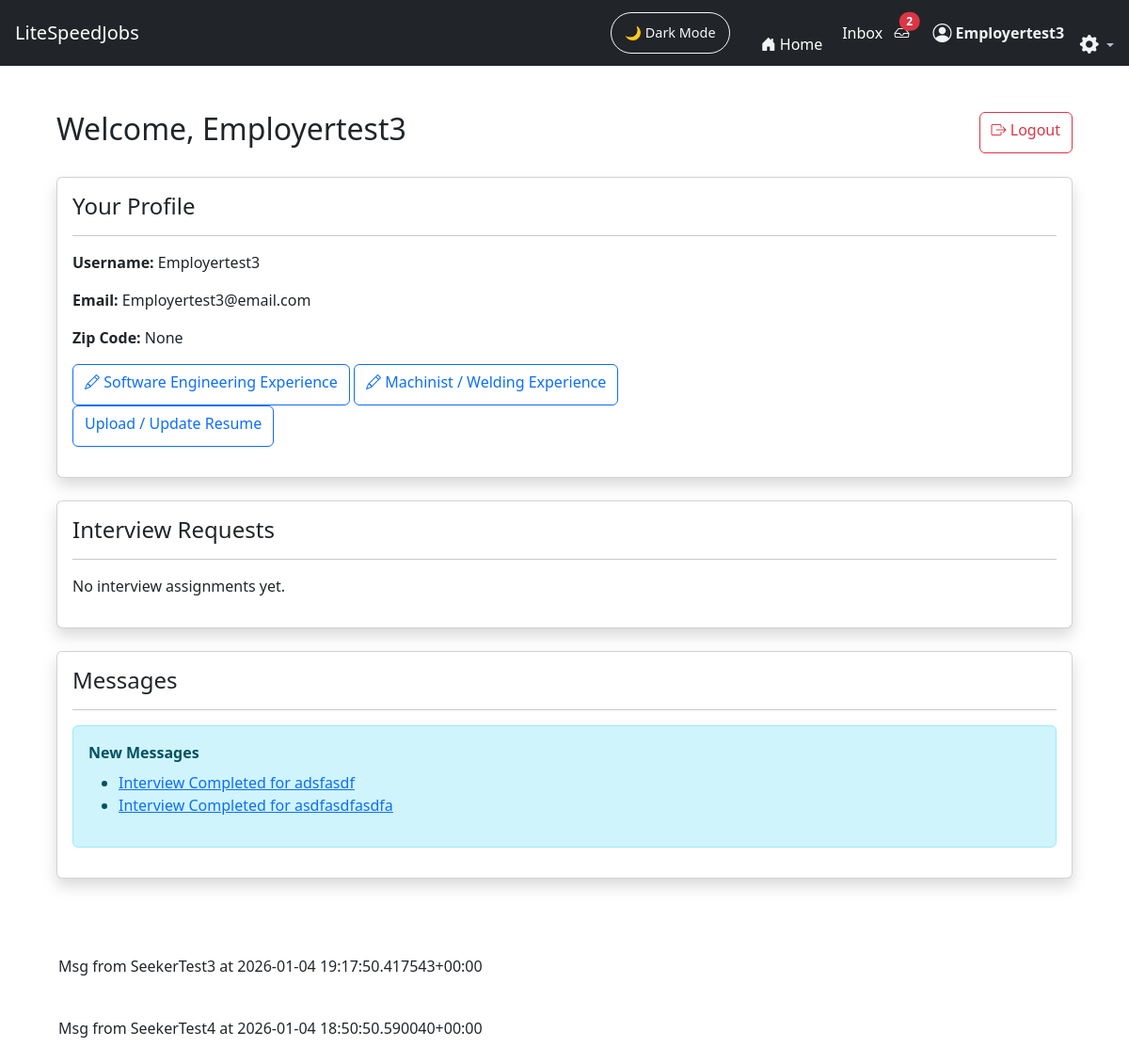
The app's page /JobFinder_app/seeker_dashboard/ (signed in) with its own data.
### JobFinder_app/models.py (models this page shows, shortened)
class Profile(models.Model):
    ROLE_CHOICES = (
        ("seeker", "Job Seeker"),
        ("employer", "Employer"),
    )
    user = models.OneToOneField(
        User,
        on_delete=models.CASCADE,
        related_name="profile"
    )
    role = models.CharField(
        max_length=20,
        choices=ROLE_CHOICES,
        blank=True
    )
    zip_code = models.CharField(
        max_length=10,
        blank=True,
        null=True,
        help_text="Used for job matching"
    )

class Message(models.Model):
    sender = models.ForeignKey(
        User, on_delete=models.CASCADE, related_name="sent_messages"
    )
    receiver = models.ForeignKey(
        User, on_delete=models.CASCADE, related_name="received_messages"
    )
    conversation = models.ForeignKey("Conversation", on_delete=models.CASCADE, related_name="messages", null=True, blank=True)
    subject = models.CharField(max_length=255)
    body = models.TextField(blank=True, default="The body was not filled in.")
    attachement = models.FileField(upload_to="messages_attachments/", null=True, blank=True)
    job = models.ForeignKey(Job, on_delete=models.CASCADE, null=True, blank=True)
    created_at = models.DateTimeField(auto_now_add=True)
    is_read = models.BooleanField(default=False)
    def __str__(self):
        return f"Msg from {self.sender} at {self.created_at}"

### JobFinder_app/views.py (the view)
# urls.py: path("seeker_dashboard/", views.seeker_dashboard, name="seeker_dashboard"),
def seeker_dashboard(request):
    profile = Profile.objects.filter(
        zip_code=request.user
    )
    assignments = InterviewAssignment.objects.filter(
        seeker=request.user
    ).order_by("-assigned_at")
    messages = Message.objects.filter(
        receiver=request.user,
        is_read=False
    ).order_by("-created_at")
    return render(request, "JobFinder_app/seeker_dashboard.html", {
        "assignments": assignments,
        "messages": messages,
        "profile": profile,
    })

### JobFinder_app/context_processors.py (called while the page is built)
def unread_message_count(request):
    if request.user.is_authenticated:
        return {
            "unread_count": Message.objects.filter(
                receiver=request.user,
                is_read=False
            ).count()
        }
    return {}

### JobFinder_app/templates/JobFinder_app/seeker_dashboard.html (shortened to what this page needs)
{% extends "JobFinder_app/base.html" %}
{% block content %}
<div class="container mt-4">
    <div class="d-flex justify-content-between align-items-center mb-4">
        <h2>Welcome, {{ request.user.username }}</h2>
        <a href="{% url 'logout' %}" class="btn btn-outline-danger">
            <i class="bi bi-box-arrow-right"></i> Logout
        </a>
    </div>
    <div class="card shadow mb-4">
        <div class="card-body">
            <h4>Your Profile</h4>
            <hr>
            <p><strong>Username:</strong> {{ request.user.username }}</p>
            <p><strong>Email:</strong> {{ request.user.email }}</p>
            <p><strong>Zip Code:</strong> {{ request.user.profile.zip_code }}</p>
            <a href="{% url 'seeker_form1' %}" class="btn btn-outline-primary">
                <i class="bi bi-pencil"></i> Software Engineering Experience
            </a>
            <a href="{% url 'machinist_experience' %}" class="btn btn-outline-primary">
               <i class="bi bi-pencil"></i> Machinist / Welding Experience
            </a>
            <p><a href="{% url 'upload_resume' %}" class="btn btn-outline-primary">
                    Upload / Update Resume
                </a>
            </p>
        </div>
    </div>
    <div class="card shadow mb-4">
        <div class="card-body">
            <h4>Interview Requests</h4>
            <hr>
            {% if assignments %}
                <ul class="list-group">
                    {% for a in assignments %}
                        <li class="list-group-item d-flex justify-content-between align-items-center">
                            <div>
                                <strong>{{ a.job.title }}</strong><br>
                                <small class="dark-muted">
                                    {{ a.assigned_at }} • From {{ a.employer.username }}
                                </small>
                            </div>
                            {% if a.completed %}
                                <span class="badge bg-success">Completed</span>
                            {% else %}
                                <a href="{% url 'answer_interview' a.id %}"
                                   class="btn btn-sm btn-outline-primary">
                                    Answer Interview
                                </a>
                            {% endif %}
                        </li>
                    {% endfor %}
                </ul>
            {% else %}
                <p class="dark-muted">No interview assignments yet.</p>
            {% endif %}
        </div>
    </div>
    <div class="card shadow mb-4">
        <div class="card-body">
            <h4>Messages</h4>
            <hr>
            {% if messages %}
                <div class="alert alert-info">
                    <strong>New Messages</strong>
                    <ul class="mt-2">
                        {% for msg in messages %}
                            <li>
                                <a href="{% url 'inbox_pro' %}?c={{ msg.conversation.id }}">
                                    {{ msg.subject }}
                                </a>
                            </li>
                        {% endfor %}
                    </ul>
                </div>
            {% endif %}
        </div>
    </div>
</div>
{% endblock %}

### JobFinder_app/templates/JobFinder_app/base.html (shortened to what this page needs)
<!DOCTYPE html>
<html lang="en" data-theme="light">
<head>
    <link href="https://cdn.jsdelivr.net/npm/bootstrap@5.3.2/dist/css/bootstrap.min.css" rel="stylesheet">
    <link href="https://cdn.jsdelivr.net/npm/bootstrap-icons@1.11.1/font/bootstrap-icons.css" rel="stylesheet">
</head>
<body>
{% load message_tags %}
<nav class="navbar navbar-expand-lg navbar-dark bg-dark px-3">
    <a class="navbar-brand" href="/">LiteSpeedJobs</a>
    <div class="ms-auto d-flex align-items-center">
        <button id="darkModeToggle" class="btn btn-outline-light ms-3">
            🌙 Dark Mode
        </button>&nbsp;&nbsp;&nbsp;&nbsp;&nbsp;&nbsp;&nbsp;&nbsp;
        <li class="nav-item">
            <a class="nav-link d-flex align-items-center home-link"
            href="{% url 'landing' %}">
                <i class="bi bi-house-door-fill me-1 nav-icon"></i>
                <span class="d-none d-md-inline">Home</span>&nbsp;&nbsp;&nbsp;&nbsp;&nbsp;
            </a>
        </li>
        {% if user.is_authenticated %}
        <a href="{% url 'inbox_pro' %}" class="nav-link d-flex align-items-center home-link">Inbox</a>&nbsp;&nbsp;&nbsp;
        <a href="{% url 'inbox_pro' %}" class="nav-link position-relative">
            <i class="bi bi-inbox"></i>
            {% if unread_count and unread_count > 0 %}
                <span id="unreadBadge"
                    class="position-absolute top-0 start-100 translate-middle badge rounded-pill bg-danger">
                    {{ unread_count }}
                </span>
            {% endif %}
        </a>
        {% else %}
        <li class="nav-item">
            <a href="{% url 'login' %}" class="nav-link">
                <i class="bi bi-inbox"></i>
            </a>
        </li>
        {% endif %}&nbsp;&nbsp;&nbsp;&nbsp;&nbsp;&nbsp;
        {% if request.user.is_authenticated %}
            <a href="{% url 'role_redirect' %}"
                class="nav-link d-flex align-items-center gap-1 user-link">
                <i class="bi bi-person-circle nav-icon fs-5"></i>
             <span class="d-none d-md-inline">
                 <strong>{{ request.user.username }}</strong>&nbsp;&nbsp;&nbsp;&nbsp;
            </span>
        {% endif %}
        {% if user.is_authenticated %}
        <li class="nav-item dropdown ">
            <a class="nav-link dropdown-toggle p-0 account_dropdown"
            style="color:var(--ls-dark-muted)"
            href="#"
            id="settingsDropdown"
            role="button"
            data-bs-toggle="dropdown"
            aria-expanded="false"
            data-bs-placement="bottom"
            title="Account settings">
                <i class="bi bi-gear-fill fs-5 text-white"></i>
            </a>
        </li>
        {% endif %}
    </div>
</nav>
<div class="container py-4">
    {% block content %}{% endblock %}
</div>
{% if messages %}
<div class="container mt-3">
    {% for message in messages %}
        <div class="alert alert-{{ message.tags }} mb-2">
            {{ message }}
        </div>
    {% endfor %}
</div>
{% endif %}
</body>
</html>

### JobFinder_app/templates/JobFinder_app/base.html (style rules this page uses)
.btn { min-height: 44px; }
.container, .container-fluid { padding-left: 15px; padding-right: 15px; }
:root { --ls-bg: #ffffff; --ls-bg-card: #f7f9fc; --ls-text: #141414; --ls-text-muted: #555; --ls-border: #e4e7ec; --ls-icon-color: #f1f3f5; --chat-bg: #fffffff5; --chat-panel-bg: #f8f9fa; --chat-border: #dee2e6; --chat-text: #212529; --chat-muted: #6c757d; --bubble-sent-bg: #0d6efd; --bubble-sent-text: #ffffff; --bubble-received-bg: #e9ecef; --bubble-received-text: #212529; --account-settings: #9de3f4; --ls-primary: #4dabf7; --ls-dark-bg: #0e1116; --ls-dark-bg-card: #1a1d24; --ls-dark-border: #2b2e36; --ls-dark-text: #f1f3f7; --ls-dark-muted: #b7bcc7; }
body { transition: background 0.3s ease, color 0.3s ease; }
.navbar { transition: background 0.3s ease; }
.card { transition: background 0.3s ease, border 0.3s ease; }
.btn { transition: background 0.25s ease, color 0.25s ease, border 0.25s ease; }
.navbar .nav-link i, .navbar .inbox-icon { color: var(--ls-icon-color) !important; transition: color 0.2s ease; }
.user-link .nav-icon, .user-link span { color: var(--ls-icon-color); transition: color 0.2s ease; font-weight: 500; }
.home-link, .home-link i { color: #ffffff !important; }
.bi-gear-fill { transition: transform 0.3s ease; }
.account_dropdown { color: var(--account-settings); }
#darkModeToggle { font-size: 0.9rem; border-radius: 25px; padding: 5px 14px; cursor: pointer; }

### records on screen
Message: subject "Interview Completed for adsfasdf", sender+created_at "Msg from SeekerTest3 at 2026-01-04 19:17:50.417543+00:00"
Message: subject "Interview Completed for asdfasdfasdfa", sender+created_at "Msg from SeekerTest4 at 2026-01-04 18:50:50.590040+00:00"

### other values on screen
{{ unread_count }} "2"
{{ request.user.username }} "Employertest3"
{{ request.user.email }} "Employertest3@email.com"
{{ request.user.profile.zip_code }} "None"
